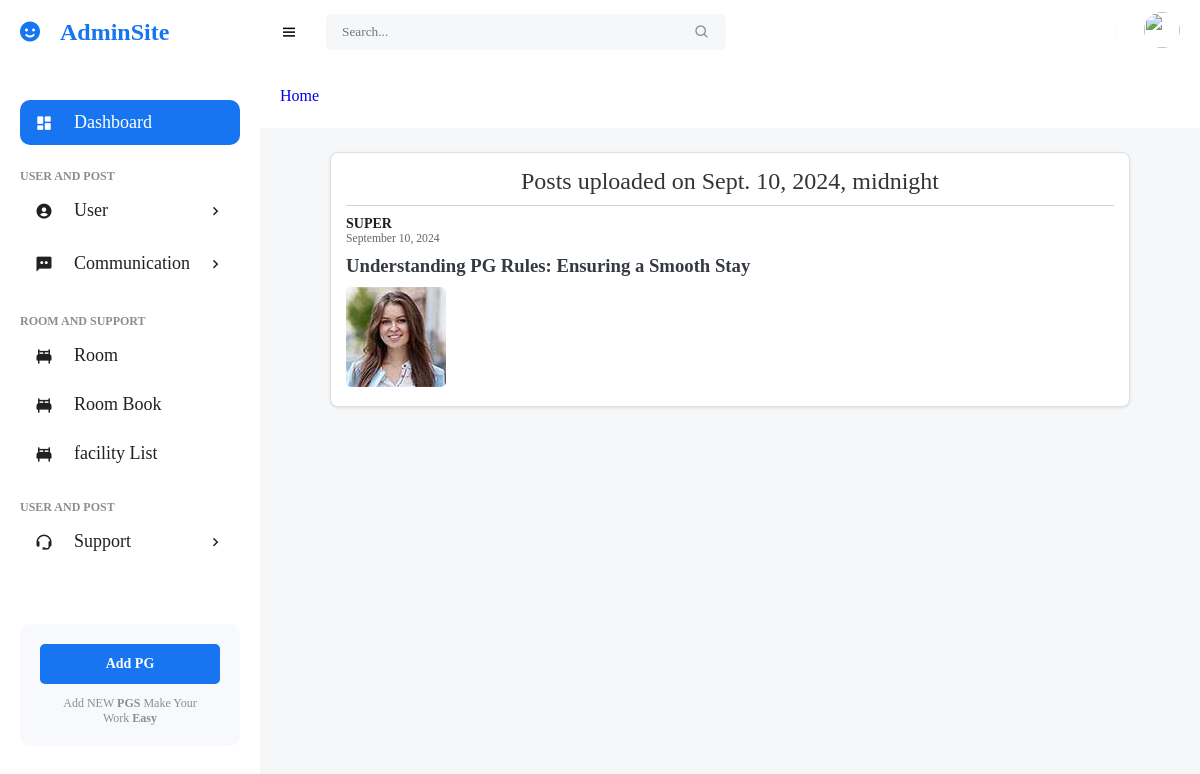
The app's page /communication/posts/2024/09/10/ with its own data.
### Chat_System/models.py (models this page shows, shortened)
class Post(models.Model):
    title = models.CharField(max_length=100)
    description = models.TextField()
    date_posted = models.DateTimeField(default=timezone.now)
    author = models.ForeignKey(User, on_delete=models.CASCADE)
    image = models.ImageField(blank=True, null=True)

### Chat_System/views.py (the view)
# urls.py: path('posts/<int:year>/<int:month>/<int:day>/', posts_by_date, name='posts-by-date'),
def posts_by_date(request, year, month, day):
    date_obj = datetime(year, month, day)
    posts = Post.objects.filter(date_posted__year=year, date_posted__month=month, date_posted__day=day)
    return render(request, 'datewisepost.html', {'date': date_obj, 'posts': posts})

### Chat_System/templates/datewisepost.html (shortened to what this page needs)
{% extends "base.html" %}
{% block extra_css %}
{% load static %}
{% endblock %}
{% block content %}
    {% for post in posts %}
        <article class="media content-section">
            <div class="media-body">
                <p class="heading">Posts uploaded on {{ date }}</p>
                <div class="article-metadata">
                    <p class="mr-2">{{ post.author }}</p>
                    <small class="text-muted">{{ post.date_posted|date:"F d, Y" }}</small>
                </div>
                <h3><a class="article-title" href="{% url 'post-detail' post.id %}">{{ post.title }}</a></h3>
                {% if post.image %}
                    <img class="article-image" src="{{ post.image.url }}" alt="{{ post.title }}" onclick="openImageModal('{{ post.image.url }}', '{{ post.title }}')">
                {% endif %}
            </div>
        </article>
    {% endfor %}
{% endblock %}

### Admin_Management/static/admin_static/css/base.css (style rules this page uses)
* { font-family: 'Playfair Display', serif; margin: 0; padding: 0; box-sizing: border-box; }
:root { --grey: #f7f9fd; --dark-grey: #8D8D8D; --primary-color: #fff; --secondary-color: #212121; --green: #81D43A; --light-green: #E3FFCB; --blue: #1775F1; --light-blue: #dedede ; --dark-blue: #0C5FCD; --red: #FC3B56; --light-grey:#F5F7F8; --text-color:#717579; }
html { overflow-x: hidden; }
body { background: var(--light-grey); overflow-x: hidden; }
a { text-decoration: none; }

### Chat_System/templates/datewisepost.html (style rules this page uses)
.content-section { padding: 20px; max-width: 800px; margin: auto; background-color: #f8f9fa; border-radius: 8px; box-shadow: 0 4px 8px rgba(0, 0, 0, 0.1); margin-bottom: 30px; }
.media { display: flex; flex-direction: column; margin-bottom: 20px; padding: 15px; border-radius: 8px; background-color: #fff; box-shadow: 0 1px 3px rgba(0, 0, 0, 0.1); border: 1px solid #dddfe2; }
.article-metadata { margin-bottom: 10px; font-size: 14px; color: #606770; }
.article-metadata p { margin: 0; font-weight: bold; color: #1c1e21; text-transform: uppercase; }
.article-metadata small { display: block; color: #606770; }
.article-title { text-decoration: none; color: #343a40; font-weight: bold; }
.article-image { max-width: 100%; height: auto; margin-top: 10px; border-radius: 5px; cursor: pointer; }
.heading { text-align: center; font-size: 24px; color: #343434; font-weight: 300; margin-bottom: 10px; border-bottom: 1px solid #d3d3d3; padding-bottom: 10px; }

### records on screen
Post: date "Sept. 10, 2024, midnight", author "SUPER", date_posted "September 10, 2024", title "Understanding PG Rules: Ensuring a Smooth Stay", image (picture)
